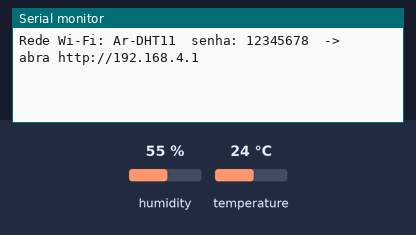
Recording of a sketch running on a simulated ESP32. On the bench: the last lines printed to the serial monitor. The test bench sets the inputs (shaded band); at power-on: humidity 55 %, temperature 24 °C.

Above: at 1.2 s.
1.3 s: humidity set to 22 %
At 2.8 s:
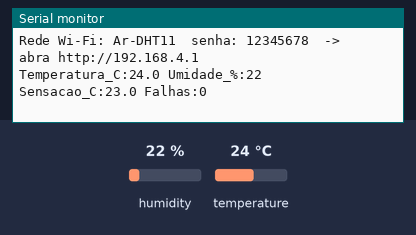
5.5 s: temperature set to 12 °C
At 6.8 s:
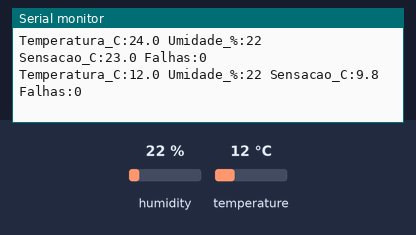
7.0 s: humidity set to 40 %
At 8.9 s:
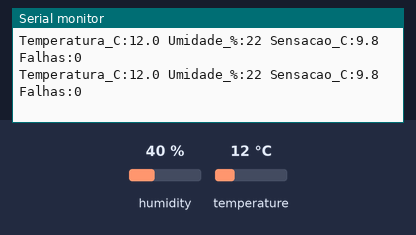
Timing chart, 0 to 10.4 s (numbered marks = the images above; inputs shaded):
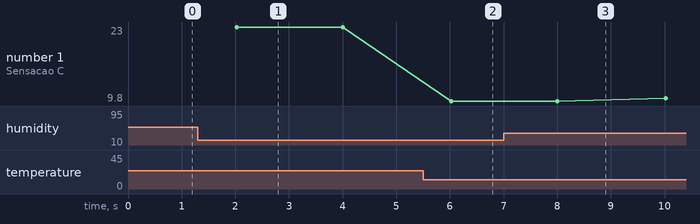

The sketch:

01b_dht11_esp32_web.ino
```cpp
/*
  01b - Modulo DHT11 (3 pinos) no ESP32, com monitor Wi-Fi no celular
  Placa: ESP32 Dev Module (DevKit V1, 30 pinos)    Biblioteca: DHT sensor library (Adafruit)
  Arquivos extras na mesma pasta: monitor_wifi.h, pagina_web.h

  Ligacoes:  + -> 3V3    DATA (meio) -> GPIO 4    - -> GND
  (o modulo funciona de 3,3 a 5,5 V; em 3V3 o sinal de dados ja sai no nivel certo do ESP32)

  Celular: conecte na rede "Ar-DHT11" (senha 12345678) e abra http://192.168.4.1
*/
#include <DHT.h>
#include "monitor_wifi.h"

const int PINO_DHT = 4;
const float UMIDADE_ALERTA = 70;      // % - acima disso, risco de mofo
const float TEMPERATURA_ALERTA = 30;  // C

DHT dht(PINO_DHT, DHT11);
unsigned long ultimaLeitura = 0, leituras = 0, falhas = 0;

void setup() {
  Serial.begin(115200);
  dht.begin();
  monitorIniciar("Ar-DHT11");
}

void loop() {
  monitorAtender();                                  // atende o celular sem parar
  if (millis() - ultimaLeitura < 2000) return;       // DHT11: 1 leitura a cada 2 s
  ultimaLeitura = millis();

  float h = dht.readHumidity(), t = dht.readTemperature();
  leituras++;
  if (isnan(h) || isnan(t)) {
    falhas++;
    Serial.printf("FALHA %lu de %lu - confira o fio DATA no GPIO 4 e a ordem + / -\n", falhas, leituras);
    monitorPublicar(jsonMonitor("DHT11", item("Falhas", falhas, ""), true, "falha na leitura"));
    return;
  }
  float sensacao = dht.computeHeatIndex(t, h, false);
  bool alerta = h > UMIDADE_ALERTA || t > TEMPERATURA_ALERTA;
  Serial.printf("Temperatura_C:%.1f Umidade_%%:%.0f Sensacao_C:%.1f Falhas:%lu\n", t, h, sensacao, falhas);
  monitorPublicar(jsonMonitor("DHT11 - modulo 3 pinos",
    item("Temperatura", t, "C") + "," + item("Umidade", h, "%") + "," + item("Sensacao", sensacao, "C") + "," + item("Falhas", falhas, ""),
    alerta, h > UMIDADE_ALERTA ? "umidade alta: ventile" : "temperatura alta"));
}
```

Measured:
- after the input at 1.3 s, the serial monitor: prints a new line after 0.72 s (image 1)
- after the input at 5.5 s, the serial monitor: prints a new line after 0.52 s (image 2)
- plotted number 1: 23 → 9.8 after the input at 5.5 s, 9.8 → 10.3 after the input at 7.0 s
